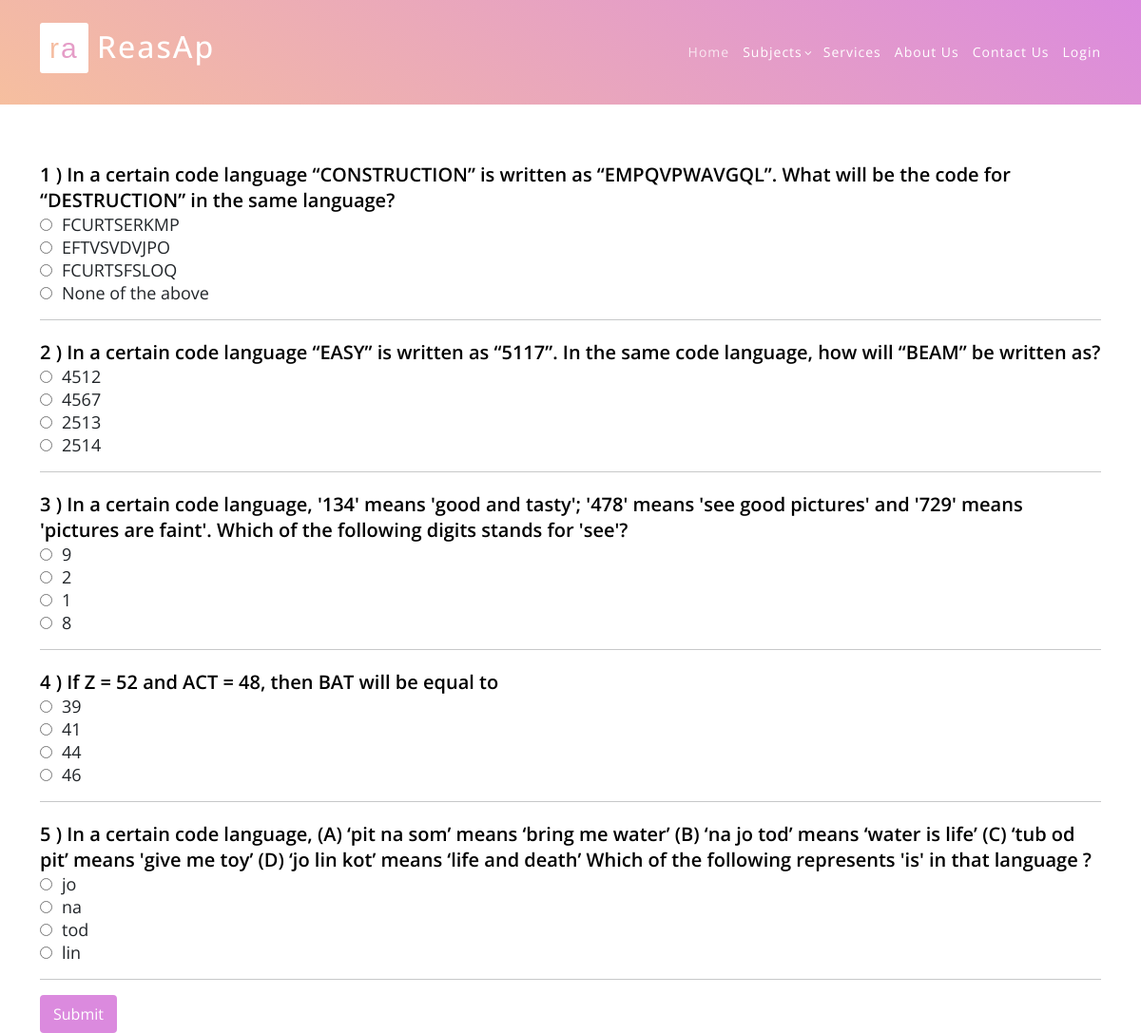
The page /cod_decode/ on the database its author committed.
### quiz/models.py (models this page shows)
class Exam(models.Model):
    Question = models.CharField(max_length=500,default="true")
    Option1 = models.CharField(max_length=100,default="true")
    Option2 = models.CharField(max_length=100,default="true")
    Option3 = models.CharField(max_length=100,default="true")
    Option4 = models.CharField(max_length=100,default="true")
    Corrans = models.CharField(max_length=100,default="true")

### quiz/views.py (the view)
# urls.py: path('cod_decode/',quiz1, name='code-decode-page'),
def quiz1(request):
    exam = Exam.objects.all()
    return render(request,"quiz.html",{"exam":exam})

### quiz/templates/quiz.html (shortened to what this page needs)
<html>
<head>
    <link rel="stylesheet" href="https://maxcdn.bootstrapcdn.com/bootstrap/4.5.0/css/bootstrap.min.css">
    {% include "header.html" %}
</head>
<body>
<div class="container">
    <div class='sec'>
        {% for i in  exam %}
        <table class="ques_text">
            <tr>
                <td class="text">{{i.id}} ) {{i.Question}} </td>
            </tr>
            <tr>
                <td class="op"><input type = "radio" class="rb" name = {{i.id}} id="Option1" value="{{i.Option1}}">{{i.Option1}}</td>
            </tr>
            <tr>
                <td class="op"><input type = "radio" class="rb" name = {{i.id}} id="Option2" value="{{i.Option2}}">{{i.Option2}}</td>
            </tr>
            <tr>
                <td class="op"><input type = "radio" class="rb" name = {{i.id}} id="Option3" value="{{i.Option3}}">{{i.Option3}}</td>
            </tr>
            <tr>
                <td class="op"><input type = "radio" class="rb" name = {{i.id}} id="Option4" value="{{i.Option4}}">{{i.Option4}}</td>
            </tr>
        </table>
        <hr>
        {% endfor %}
        <input type="submit" class="btn btn-success" value="Submit" id="b1" onclick="getanswers()">
        <br>
    </div>
</div>
</body>
</html>

### static/assets/css/templatemo-eduwell-style.css (style rules this page uses)
html, body, div, span, applet, object, iframe, h1, h2, h3, h4, h5, h6, p, blockquote, div pre, a, abbr, acronym, address, big, cite, code, del, dfn, em, font, img, ins, kbd, q, s, samp, small, strike, strong, sub, sup, tt, var, b, u, i, center, dl, dt, dd, ol, ul, li, figure, header, nav, section, article, aside, footer, figcaption { margin: 0; padding: 0; border: 0; outline: 0; }
* { box-sizing: border-box; }
html, body { font-family: 'Open Sans', sans-serif; font-weight: 400; background-color: #fff; font-size: 16px; -ms-text-size-adjust: 100%; -webkit-font-smoothing: antialiased; -moz-osx-font-smoothing: grayscale; }
html, body { background: #fff; font-family: 'Open Sans', sans-serif; }
body { overflow-x: hidden; }

### static/assets/css/reasoning.css (style rules this page uses)
* { margin:0px; padding:0px; }

### quiz/templates/quiz.html (style rules this page uses)
table.ques_text { position: relative; margin-top: 20px; }
.text { color: black!important; font-weight:600; font-size:20px; }
.op { font-size:18px; }
#Option1 { margin-right: 10px; }
#Option2 { margin-right: 10px; }
#Option3 { margin-right: 10px; }
#Option4 { margin-right: 10px; }
.btn-success { color:white; background-color: #db8ade; border-color: #db8ade; }
input#b1 { color: white; background-color: #db8ade; border: 2px solid #db8ade; box-shadow:#db8ade; }
.sec { padding-top: 150px; }

### rows shown on the page
Exam: id "1", Question "In a certain code language “CONSTRUCTION” is written as “EMPQVPWAVGQL”. What will be the code for “DESTRUCTION” in the same language?", Option1 "FCURTSERKMP", Option2 "EFTVSVDVJPO", Option3 "FCURTSFSLOQ", Option4 "None of the above"
Exam: id "2", Question "In a certain code language “EASY” is written as “5117”. In the same code language, how will “BEAM” be written as?", Option1 "4512", Option2 "4567", Option3 "2513", Option4 "2514"
Exam: id "3", Question "In a certain code language, '134' means 'good and tasty'; '478' means 'see good pictures' and '729' means 'pictures are faint'. Which of the following digits stands for 'see'?", Option1 "9", Option2 "2", Option3 "1", Option4 "8"
Exam: id "4", Question "If Z = 52 and ACT = 48, then BAT will be equal to", Option1 "39", Option2 "41", Option3 "44", Option4 "46"
Exam: id "5", Question "In a certain code language, (A) ‘pit na som’ means ‘bring me water’ (B) ‘na jo tod’ means ‘water is life’ (C) ‘tub od pit’ means 'give me toy’ (D) ‘jo lin kot’ means ‘life and death’ Which of the following represents 'is' in that language ?", Option1 "jo", Option2 "na", Option3 "tod", Option4 "lin"
